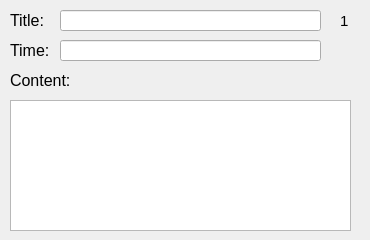
      <widget class="QWidget" name="Page1">
       <widget class="QLabel" name="label">
        <property name="geometry">
         <rect>
          <x>10</x>
          <y>10</y>
          <width>41</width>
          <height>21</height>
         </rect>
        </property>
        <property name="font">
         <font>
          <pointsize>12</pointsize>
         </font>
        </property>
        <property name="text">
         <string>Title:</string>
        </property>
       </widget>
       <widget class="QLabel" name="label_2">
        <property name="geometry">
         <rect>
          <x>10</x>
          <y>40</y>
          <width>41</width>
          <height>21</height>
         </rect>
        </property>
        <property name="font">
         <font>
          <pointsize>12</pointsize>
         </font>
        </property>
        <property name="text">
         <string>Time:</string>
        </property>
       </widget>
       <widget class="QLabel" name="label_3">
        <property name="geometry">
         <rect>
          <x>10</x>
          <y>70</y>
          <width>71</width>
          <height>21</height>
         </rect>
        </property>
        <property name="font">
         <font>
          <pointsize>12</pointsize>
         </font>
        </property>
        <property name="text">
         <string>Content:</string>
        </property>
       </widget>
       <widget class="QLineEdit" name="title_1">
        <property name="geometry">
         <rect>
          <x>60</x>
          <y>10</y>
          <width>261</width>
          <height>21</height>
         </rect>
        </property>
        <property name="font">
         <font>
          <pointsize>12</pointsize>
         </font>
        </property>
        <property name="readOnly">
         <bool>true</bool>
        </property>
       </widget>
       <widget class="QLineEdit" name="time_1">
        <property name="geometry">
         <rect>
          <x>60</x>
          <y>40</y>
          <width>261</width>
          <height>21</height>
         </rect>
        </property>
        <property name="font">
         <font>
          <pointsize>12</pointsize>
         </font>
        </property>
        <property name="text">
         <string/>
        </property>
        <property name="readOnly">
         <bool>false</bool>
        </property>
       </widget>
       <widget class="QLabel" name="label_31">
        <property name="geometry">
         <rect>
          <x>340</x>
          <y>10</y>
          <width>21</width>
          <height>21</height>
         </rect>
        </property>
        <property name="font">
         <font>
          <pointsize>11</pointsize>
         </font>
        </property>
        <property name="layoutDirection">
         <enum>Qt::LeftToRight</enum>
        </property>
        <property name="frameShape">
         <enum>QFrame::NoFrame</enum>
        </property>
        <property name="text">
         <string>1</string>
        </property>
       </widget>
       <widget class="QPlainTextEdit" name="plainTextEdit">
        <property name="geometry">
         <rect>
          <x>10</x>
          <y>100</y>
          <width>341</width>
          <height>131</height>
         </rect>
        </property>
        <property name="readOnly">
         <bool>false</bool>
        </property>
       </widget>
      </widget>
